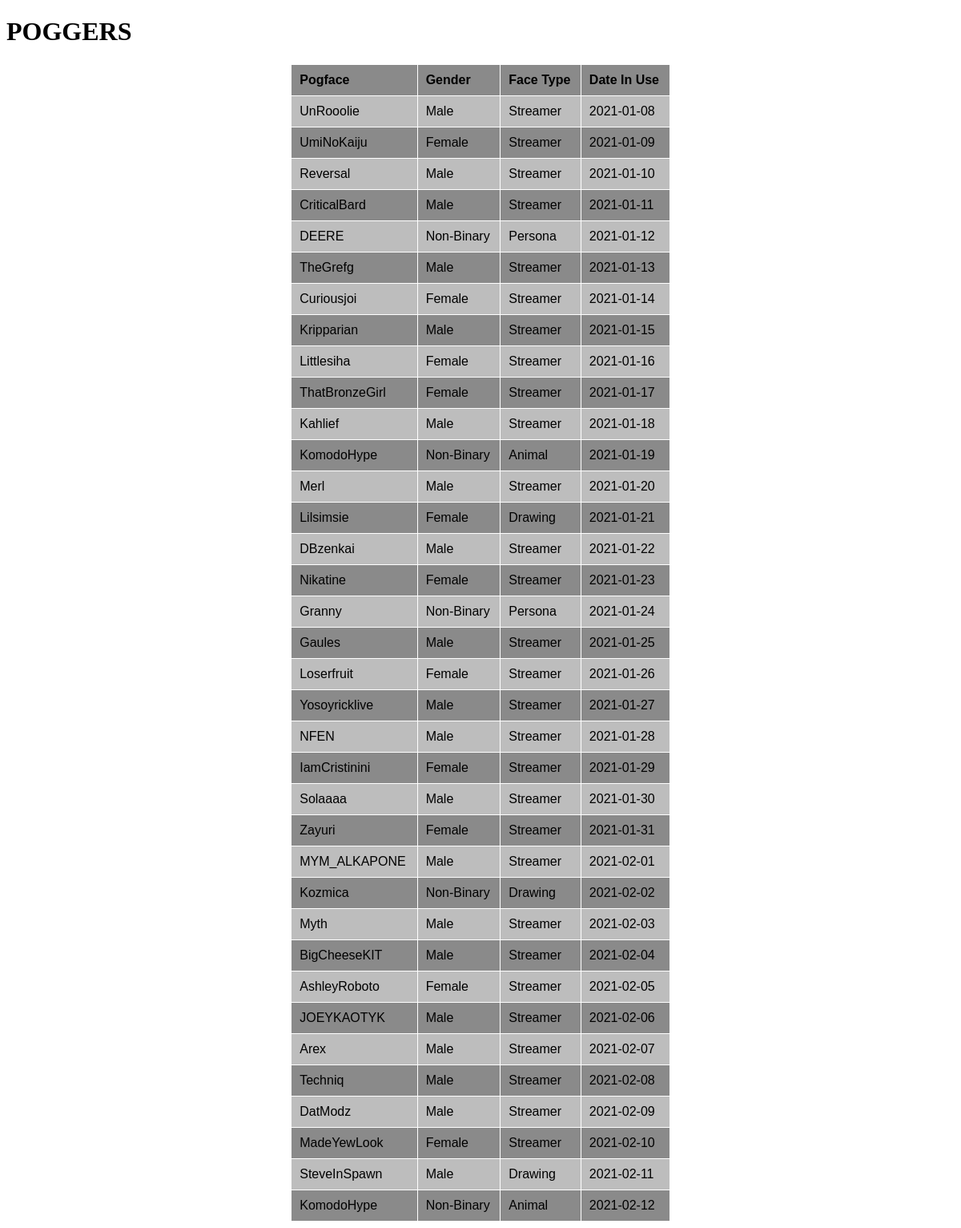
The page / on the database its author committed.
### tables this page shows
CREATE TABLE pogchamps (id INTEGER PRIMARY KEY, pogfaces TEXT, gender_id INTEGER REFERENCES gender (id), facetype_id INTEGER REFERENCES type_of_face (id), date DATE);

CREATE TABLE gender (id INTEGER PRIMARY KEY, classification TEXT);

CREATE TABLE type_of_face (id INTEGER PRIMARY KEY, type TEXT);

### pogchamp.py (the view)
@app.route("/")
def home():
    cursor = get_db().cursor()
    sql = "SELECT pogfaces, classification, type, date FROM pogchamps JOIN gender ON pogchamps.gender_id = gender.id JOIN type_of_face ON pogchamps.facetype_id = type_of_face.id"
    cursor.execute(sql)
    results = cursor.fetchall()
    return render_template("contents.html", results=results)

### pogchamp.py (called while the page is built)
def get_db():
    db = getattr (g, "_database", None)
    if db is None:
        db = g._database = sqlite3.connect(DATABASE)
    return db

@app.teardown_appcontext
def close_connection(exception):
    db = getattr(g, "_database", None)
    if db is not None:
        db.close()

### templates/contents.html (shortened to what this page needs)
<!DOCTYPE html>
<html lang="en">
<head>
    <link rel="stylesheet" href="{{url_for('static',filename='styles.css')}}">
</head>
<body>
    <div id = "title">
        <h1>
            POGGERS
        </h1>
    </div>
    <table>
        <tr>
            <th>Pogface</th>
            <th>Gender</th>
            <th>Face Type</th>
            <th>Date In Use</th>
        </tr>
        {% for item in results %}
        <tr>
            <td>{{ item[0]}}</td>
            <td>{{ item[1]}}</td>
            <td>{{ item[2]}}</td>
            <td>{{ item[3]}}</td>
        </tr>
        {%endfor%}
    </table>
</body>
</html>

### static/styles.css (style rules this page uses)
#title { margin-left: auto; margin-right: auto; }
table { font-family: arial, sans-serif; border-collapse: collapse; width: 40%; margin-left: auto; margin-right: auto; }
td, th { border: 1px solid #ffffff; text-align: left; padding: 10px; }
tr:nth-child(even) { background-color: #bdbdbd; }
tr:nth-child(odd) { background-color: #8a8a8a; }

### rows shown on the page
pogchamps: pogfaces "UnRooolie", classification "Male", type "Streamer", date "2021-01-08"
pogchamps: pogfaces "UmiNoKaiju", classification "Female", type "Streamer", date "2021-01-09"
pogchamps: pogfaces "Reversal", classification "Male", type "Streamer", date "2021-01-10"
pogchamps: pogfaces "CriticalBard", classification "Male", type "Streamer", date "2021-01-11"
pogchamps: pogfaces "DEERE", classification "Non-Binary", type "Persona", date "2021-01-12"
pogchamps: pogfaces "TheGrefg", classification "Male", type "Streamer", date "2021-01-13"
pogchamps: pogfaces "Curiousjoi", classification "Female", type "Streamer", date "2021-01-14"
pogchamps: pogfaces "Kripparian", classification "Male", type "Streamer", date "2021-01-15"
pogchamps: pogfaces "Littlesiha", classification "Female", type "Streamer", date "2021-01-16"
pogchamps: pogfaces "ThatBronzeGirl", classification "Female", type "Streamer", date "2021-01-17"
pogchamps: pogfaces "Kahlief", classification "Male", type "Streamer", date "2021-01-18"
pogchamps: pogfaces "KomodoHype", classification "Non-Binary", type "Animal", date "2021-01-19"
pogchamps: pogfaces "Merl", classification "Male", type "Streamer", date "2021-01-20"
pogchamps: pogfaces "Lilsimsie", classification "Female", type "Drawing", date "2021-01-21"
pogchamps: pogfaces "DBzenkai", classification "Male", type "Streamer", date "2021-01-22"
pogchamps: pogfaces "Nikatine", classification "Female", type "Streamer", date "2021-01-23"
pogchamps: pogfaces "Granny", classification "Non-Binary", type "Persona", date "2021-01-24"
pogchamps: pogfaces "Gaules", classification "Male", type "Streamer", date "2021-01-25"
pogchamps: pogfaces "Loserfruit", classification "Female", type "Streamer", date "2021-01-26"
pogchamps: pogfaces "Yosoyricklive", classification "Male", type "Streamer", date "2021-01-27"
pogchamps: pogfaces "NFEN", classification "Male", type "Streamer", date "2021-01-28"
pogchamps: pogfaces "IamCristinini", classification "Female", type "Streamer", date "2021-01-29"
pogchamps: pogfaces "Solaaaa", classification "Male", type "Streamer", date "2021-01-30"
pogchamps: pogfaces "Zayuri", classification "Female", type "Streamer", date "2021-01-31"
pogchamps: pogfaces "MYM_ALKAPONE", classification "Male", type "Streamer", date "2021-02-01"
pogchamps: pogfaces "Kozmica", classification "Non-Binary", type "Drawing", date "2021-02-02"
pogchamps: pogfaces "Myth", classification "Male", type "Streamer", date "2021-02-03"
pogchamps: pogfaces "BigCheeseKIT", classification "Male", type "Streamer", date "2021-02-04"
pogchamps: pogfaces "AshleyRoboto", classification "Female", type "Streamer", date "2021-02-05"
pogchamps: pogfaces "JOEYKAOTYK", classification "Male", type "Streamer", date "2021-02-06"
pogchamps: pogfaces "Arex", classification "Male", type "Streamer", date "2021-02-07"
pogchamps: pogfaces "Techniq", classification "Male", type "Streamer", date "2021-02-08"
pogchamps: pogfaces "DatModz", classification "Male", type "Streamer", date "2021-02-09"
pogchamps: pogfaces "MadeYewLook", classification "Female", type "Streamer", date "2021-02-10"
pogchamps: pogfaces "SteveInSpawn", classification "Male", type "Drawing", date "2021-02-11"
pogchamps: pogfaces "KomodoHype", classification "Non-Binary", type "Animal", date "2021-02-12"
